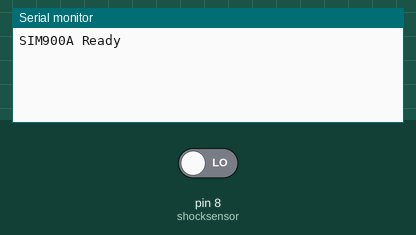
Bench run of a sketch on a simulated Arduino Uno, built with avr-gcc and run on an emulated ATmega328P. On the bench: the last lines printed to the serial monitor. The test bench sets the inputs (shaded band); at power-on: pin 8 (shocksensor) LOW. The modem accepts every AT command (registered, SIM ready, sends succeed) and sends nothing else.

Above: at 1.3 s.
1.4 s: pin 8 (shocksensor) driven HIGH
At 2.0 s:
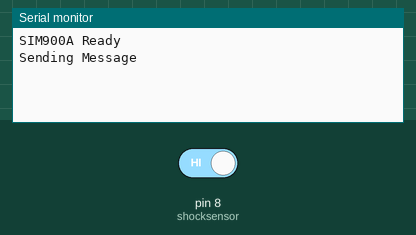
At 3.1 s:
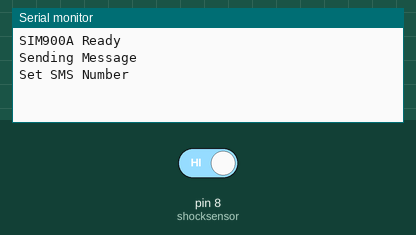

The sketch:

GSM_Shock.ino
```cpp
#include <SoftwareSerial.h>
SoftwareSerial SIM900A(10,11);
int shocksensor=8;
int sensorvalue;
void setup()
{
   pinMode(shocksensor,INPUT);
  SIM900A.begin(9600);
  Serial.begin(9600);
  Serial.println ("SIM900A Ready");
  delay(100);

}
void loop()
{
 sensorvalue = digitalRead(shocksensor);
 if (sensorvalue==HIGH)

 {
  SendMessage();

     return 0;

 }
}
 void SendMessage()
{
  Serial.println ("Sending Message");
  SIM900A.println("AT+CMGF=1");
  delay(1000);
  Serial.println ("Set SMS Number");
  SIM900A.println("AT+CMGS=\"+359887726372\"\r");
  delay(1000);
  Serial.println ("Set SMS Content");
  SIM900A.println("Shock sensor on");
  delay(100);

}
```

Measured:
- after the input at 1.4 s, the serial monitor: prints a new line at once (image 1)
